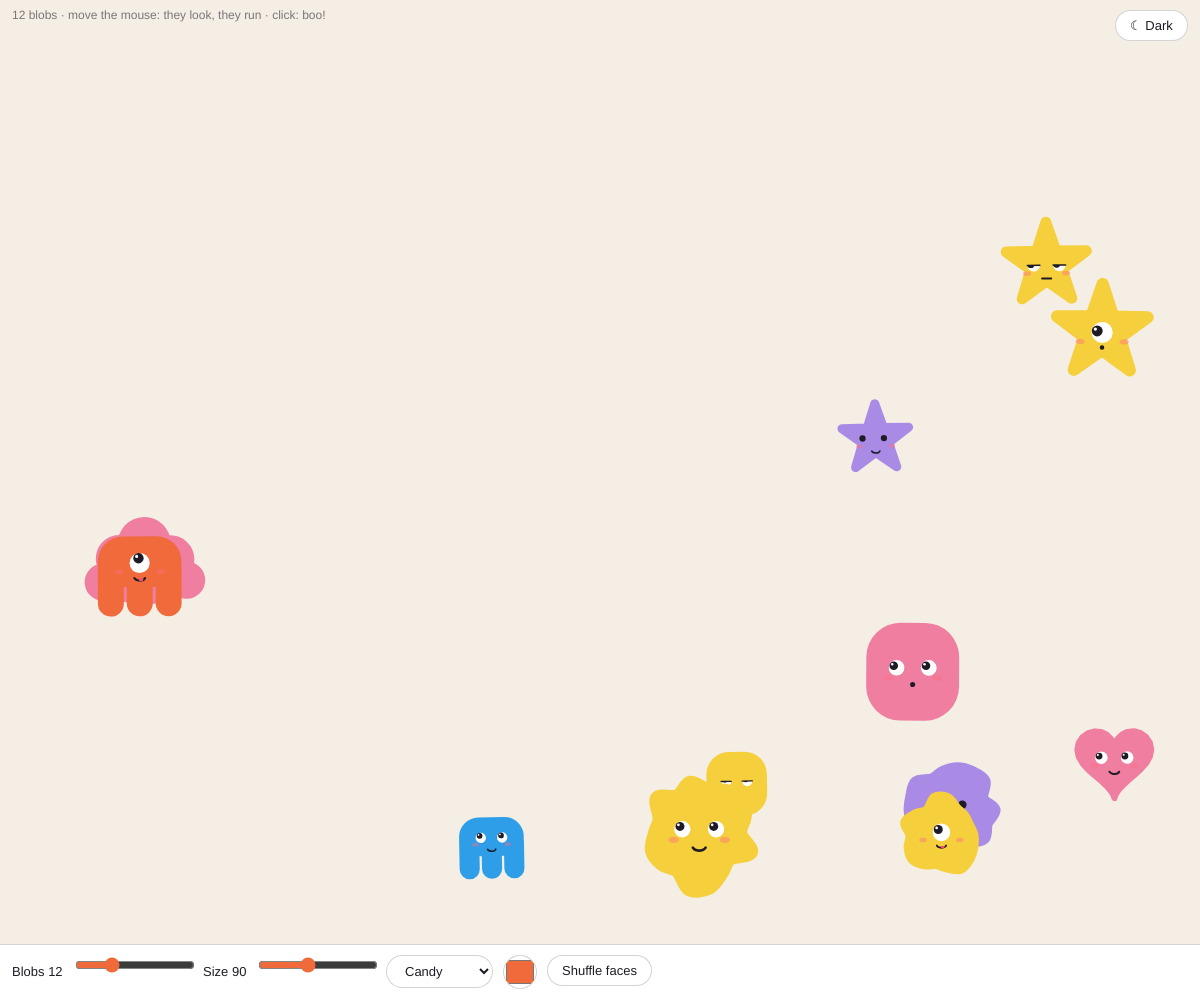
Frame 1 (no input)
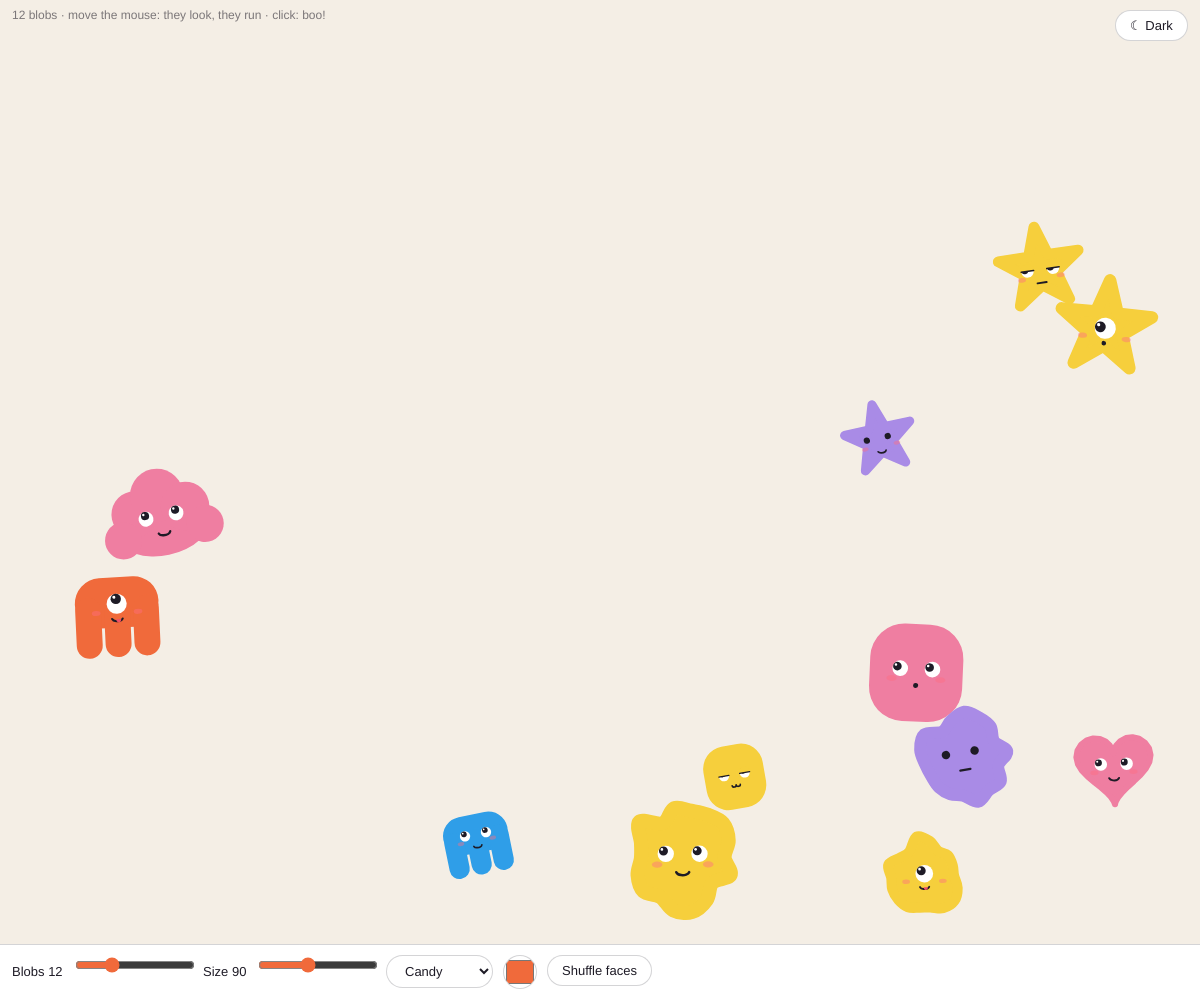
Frame 60 (no input)
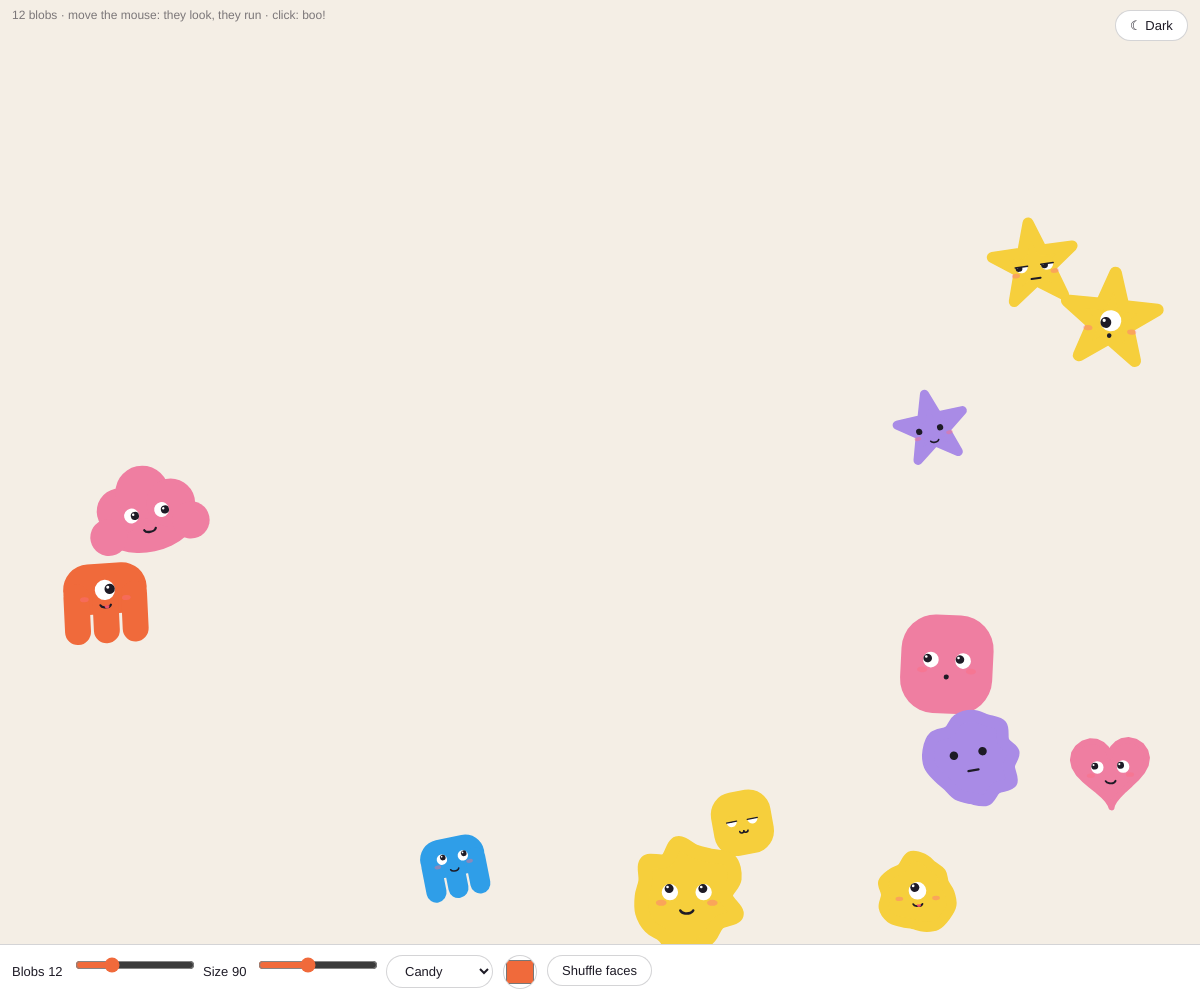
Frame 120 (the mouse pressed at the canvas centre since frame 60)

The p5.js sketch that drew these frames (run headless with seeded random() and noise() and a simulated clock; from frame 60 on, the mouse is pressed at the canvas centre):

// p5.js sketch
// ── sketch.js
// ============================================================================
//  SHY BLOBS — p5.js
//  A crowd of soft, colourful characters. Their eyes follow the mouse and they
//  always drift away from it, never taking their eyes off you.
//  Click the canvas to shout "boo!" and scatter them.
//
//  Controls (bottom bar): how many, how big, which palette or your own colour,
//  shuffle the faces, and a light / dark toggle (top-right).
//  Keys: + / - count · [ ] size · r shuffle · d light/dark · space boo
//  Plain JS on top of p5.js — no HTML, no CSS files.
// ============================================================================

const BAR_H = 56;             // bottom control bar
const FLEE_R = 240;           // blobs inside this radius of the mouse get scared

const THEMES = {
  light: { bg: "#f4eee5", ink: "#1e1b26", panel: "#ffffff", border: "#1e1b2630", text: "#1e1b26", muted: "#1e1b2690", eye: "#ffffff" },
  dark:  { bg: "#15131f", ink: "#0f0e16", panel: "#231f33", border: "#ffffff30", text: "#f4eee5", muted: "#f4eee590", eye: "#fff8ee" },
};

// palettes: the first one is picked straight from the reference picture
const PALETTES = {
  candy:  ["#f6b73c", "#a98be6", "#2f9ee8", "#2fa47d", "#f06a3b", "#ef7ea1", "#f6cf3c", "#29b0d9"],
  pastel: ["#ffcf9f", "#b9f0b0", "#9be8f5", "#a9c4ff", "#c9b9ff", "#ffb8e6", "#f6f08a"],
  neon:   ["#19e6ff", "#ff2bd6", "#b8ff2b", "#ffe12b", "#ff6a2b", "#8a5cff"],
  ocean:  ["#0e7490", "#06b6d4", "#38bdf8", "#60a5fa", "#2dd4bf", "#86efac"],
  custom: [],                 // filled from the colour picker
};

// a weighted bag of body shapes, eye styles and mouths — blobs are most common
const KINDS  = ["blob", "blob", "blob", "star", "heart", "drop", "cloud", "square", "arch"];
const EYES   = ["dots", "dots", "whites", "whites", "cyclops", "sleepy"];
const MOUTHS = ["smile", "smile", "line", "o", "tongue", "cat"];
const FACE_Y = { blob: -0.08, star: 0.02, heart: 0.02, drop: 0.22, cloud: 0.0, square: -0.08, arch: -0.32 };

let settings = { count: 12, size: 90, palette: "candy", custom: "#f06a3b", theme: "light" };
let blobs = [];
let barH = BAR_H;
let mouseSeen = false;        // the mouse has entered the window at least once

// DOM
let ui = [];
let countLabel, countSlider, sizeLabel, sizeSlider, paletteSel, colorPick, shuffleBtn, themeBtn;

// ---------------------------------------------------------------------------
//  p5 LIFECYCLE
// ---------------------------------------------------------------------------
function setup() {
  const cnv = createCanvas(windowWidth, windowHeight);
  cnv.style("display", "block");
  document.body.style.margin = "0";
  document.body.style.padding = "0";
  document.body.style.overflow = "hidden";
  PALETTES.custom = customVariants(settings.custom);
  buildUI();
  applyTheme();                      // setCount() inside buildUI already made the blobs
  frameRate(60);
}

function windowResized() {
  resizeCanvas(windowWidth, windowHeight);
  layoutUI();
}

function draw() {
  const T = THEMES[settings.theme];
  background(T.bg);

  const target = currentTarget();
  for (const b of blobs) { updateBlob(b, target); }

  // draw the lower ones last so overlaps look right
  const order = blobs.slice().sort((a, c) => a.y - c.y);
  for (const b of order) { drawBlob(b, target); }

  // control bar ground + hint
  noStroke(); fill(T.panel);
  rect(0, height - barH, width, barH);
  stroke(T.border); line(0, height - barH + 0.5, width, height - barH + 0.5);
  noStroke(); fill(T.muted); textFont("sans-serif"); textSize(12); textAlign(LEFT, CENTER);
  text(`${blobs.length} blobs · move the mouse: they look, they run · click: boo!`, 12, 16);
}

// ---------------------------------------------------------------------------
//  INPUT
// ---------------------------------------------------------------------------
function onCanvas(e) { return !e || !e.target || e.target.tagName === "CANVAS"; }
function mouseMoved() { mouseSeen = true; }
function mouseDragged() { mouseSeen = true; }
function mousePressed(e) { if (onCanvas(e) && mouseY < height - barH) boo(mouseX, mouseY); }

function keyPressed(e) {
  if (key === " ") { if (e) e.preventDefault(); boo(mouseX, mouseY); }
  else if (key === "+" || key === "=") setCount(settings.count + 1);
  else if (key === "-") setCount(settings.count - 1);
  else if (key === "]") setSize(settings.size + 10);
  else if (key === "[") setSize(settings.size - 10);
  else if (key === "r") shuffleFaces();
  else if (key === "d") toggleTheme();
}

// where the blobs look: the mouse, or a slow wandering point before it arrives
function currentTarget() {
  const inside = mouseSeen && mouseX >= 0 && mouseX <= width && mouseY >= 0 && mouseY <= height - barH;
  if (inside) return { x: mouseX, y: mouseY, real: true };
  const t = frameCount * 0.002;
  return { x: width * (0.2 + 0.6 * noise(t, 3)), y: (height - barH) * (0.2 + 0.6 * noise(t, 7)), real: false };
}

// a sudden fright: everything near the point jumps away
function boo(x, y) {
  for (const b of blobs) {
    const dx = b.x - x, dy = b.y - y;
    const d = max(1, sqrt(dx * dx + dy * dy));
    const k = constrain(1 - d / (FLEE_R * 2), 0, 1);
    b.vx += dx / d * k * 18;
    b.vy += dy / d * k * 18;
    b.fear = max(b.fear, k);
  }
}

// ---------------------------------------------------------------------------
//  BLOBS
// ---------------------------------------------------------------------------
function makeBlob(x, y) {
  const n = 18, pts = [];
  for (let i = 0; i < n; i++) { pts.push(random(0.78, 1.08)); }
  return {
    x: x === undefined ? random(80, width - 80) : x,
    y: y === undefined ? random(80, height - barH - 80) : y,
    vx: 0, vy: 0,
    kind: random(KINDS), eyes: random(EYES), mouth: random(MOUTHS),
    blush: random() < 0.7,
    ci: floor(random(1000)),              // colour index into the palette
    k: random(0.7, 1.3),                  // individual size factor
    pts,                                  // blob outline radii
    seed: random(1000),
    baseRot: random(-0.25, 0.25), rot: 0,
    heading: 0, stretch: 0, fear: 0, bob: 0,
    blink: random(100, 400),              // frames until the next blink
  };
}

function blobColor(b) {
  const pal = PALETTES[settings.palette];
  return pal[b.ci % pal.length];
}

function updateBlob(b, target) {
  b.r = settings.size * b.k * 0.5;
  let ax = 0, ay = 0;

  // 1. fear: push away from the mouse, harder the closer it is
  const dx = b.x - target.x, dy = b.y - target.y;
  const d = max(1, sqrt(dx * dx + dy * dy));
  const fear = target.real ? constrain(1 - d / FLEE_R, 0, 1) : 0;
  b.fear = lerp(b.fear, fear, 0.12);
  if (fear > 0) { const f = fear * fear * 2.4; ax += dx / d * f; ay += dy / d * f; }

  // 2. wander: a lazy noise drift so nobody ever stands perfectly still
  const t = frameCount * 0.004;
  ax += (noise(b.seed, t) - 0.5) * 0.14;
  ay += (noise(b.seed + 50, t) - 0.5) * 0.14;

  // 3. personal space: don't sit on top of each other
  for (const o of blobs) {
    if (o === b) continue;
    const ox = b.x - o.x, oy = b.y - o.y;
    const od = max(1, sqrt(ox * ox + oy * oy));
    const minD = (b.r + (o.r || b.r)) * 1.05;
    if (od < minD) { const p = (minD - od) / minD * 0.7; ax += ox / od * p; ay += oy / od * p; }
  }

  // 4. walls: soft springs that keep the body on screen
  const m = b.r * 0.9, ph = height - barH;
  if (b.x < m) ax += (m - b.x) * 0.06;
  if (b.x > width - m) ax -= (b.x - (width - m)) * 0.06;
  if (b.y < m) ay += (m - b.y) * 0.06;
  if (b.y > ph - m) ay -= (b.y - (ph - m)) * 0.06;

  b.vx = (b.vx + ax) * 0.88;
  b.vy = (b.vy + ay) * 0.88;
  const sp = sqrt(b.vx * b.vx + b.vy * b.vy);
  if (sp > 10) { b.vx *= 10 / sp; b.vy *= 10 / sp; }
  b.x += b.vx; b.y += b.vy;

  // body language: lean into the motion, stretch when fast, bob when idle
  if (sp > 0.4) b.heading = atan2(b.vy, b.vx);
  b.stretch = lerp(b.stretch, constrain(sp * 0.03, 0, 0.28), 0.2);
  b.rot = lerp(b.rot, b.baseRot + b.vx * 0.03, 0.1);
  b.bob = sin(frameCount * 0.05 + b.seed) * 2;

  // blinking
  b.blink--;
  if (b.blink < -8) b.blink = random(120, 420);
}

// ---------------------------------------------------------------------------
//  DRAWING
// ---------------------------------------------------------------------------
function drawBlob(b, target) {
  const s = b.r;
  const col = blobColor(b);
  push();
  translate(b.x + random(-1, 1) * b.fear * 2, b.y + b.bob + random(-1, 1) * b.fear * 2);
  rotate(b.rot);

  // body, squashed along the direction of travel
  push();
  rotate(b.heading); scale(1 + b.stretch, 1 - b.stretch); rotate(-b.heading);
  fill(col); stroke(col); strokeJoin(ROUND); strokeCap(ROUND);
  drawBody(b, s);
  pop();

  // the face is drawn in the un-stretched frame, but rotated so it keeps
  // looking at the target in world space
  const lx = target.x - b.x, ly = target.y - b.y;
  const look = { x: lx * cos(-b.rot) - ly * sin(-b.rot), y: lx * sin(-b.rot) + ly * cos(-b.rot) };
  drawFace(b, s, col, look);
  pop();
}

function drawBody(b, s) {
  strokeWeight(s * 0.28);                          // thick stroke = soft, rounded corners
  if (b.kind === "blob") {
    const n = b.pts.length;
    const hasSpline = typeof splineVertex === "function";   // p5 2.x renamed curveVertex
    beginShape();
    for (let i = 0; i < (hasSpline ? n : n + 3); i++) {     // 1.x needs 3 wrapped control points
      const j = i % n;
      const a = j / n * TWO_PI;
      const rr = s * b.pts[j] * (1 + 0.04 * sin(frameCount * 0.04 + j * 1.7 + b.seed));
      if (hasSpline) splineVertex(cos(a) * rr, sin(a) * rr);
      else curveVertex(cos(a) * rr, sin(a) * rr);
    }
    if (hasSpline) endShape(CLOSE); else endShape();
  } else if (b.kind === "star") {
    beginShape();
    for (let k = 0; k < 10; k++) {
      const rr = k % 2 ? s * 0.42 : s * 1.08;
      const a = -HALF_PI + k * PI / 5;
      vertex(cos(a) * rr, sin(a) * rr);
    }
    endShape(CLOSE);
  } else if (b.kind === "heart") {
    strokeWeight(s * 0.16);
    beginShape();
    for (let i = 0; i < 40; i++) {
      const a = i / 40 * TWO_PI;
      const hx = 16 * pow(sin(a), 3);
      const hy = -(13 * cos(a) - 5 * cos(2 * a) - 2 * cos(3 * a) - cos(4 * a));
      vertex(hx * s / 17, hy * s / 17 + s * 0.05);
    }
    endShape(CLOSE);
  } else if (b.kind === "drop") {
    // an egg / pear: wide and round below, narrowing to a soft tip above
    // (plain vertices: bezierVertex has a different signature in p5 1.x and 2.x)
    strokeWeight(s * 0.3);
    beginShape();
    for (let i = 0; i < 48; i++) {
      const a = i / 48 * TWO_PI;
      const up = (1 - sin(a)) / 2;                     // 1 at the top, 0 at the bottom
      const w = s * 0.85 * (1 - 0.55 * up * up);        // narrower towards the tip
      vertex(cos(a) * w, sin(a) * s * 0.9 - s * 0.05);
    }
    endShape(CLOSE);
  } else if (b.kind === "cloud") {
    noStroke();
    ellipse(0, s * 0.25, s * 2.0, s * 1.2);
    circle(-s * 0.55, -s * 0.15, s * 1.0);
    circle(0, -s * 0.45, s * 1.15);
    circle(s * 0.55, -s * 0.1, s * 1.05);
    circle(-s * 0.9, s * 0.35, s * 0.8);
    circle(s * 0.9, s * 0.35, s * 0.8);
  } else if (b.kind === "square") {
    noStroke();
    rect(-s * 0.95, -s, s * 1.9, s * 2, s * 0.7);
  } else if (b.kind === "arch") {
    noStroke();
    rect(-s, -s * 0.95, s * 2, s * 1.2, s * 0.6);  // the dome
    rect(-s, -s * 0.5, s * 0.62, s * 1.45, s * 0.31);
    rect(-s * 0.31, -s * 0.5, s * 0.62, s * 1.45, s * 0.31);
    rect(s * 0.38, -s * 0.5, s * 0.62, s * 1.45, s * 0.31);
  }
}

function drawFace(b, s, col, look) {
  const T = THEMES[settings.theme];
  const fy = s * FACE_Y[b.kind];
  const fear = b.fear;
  const er = s * (0.16 + fear * 0.07);          // eyes open wide when scared
  const pr = er * (0.55 - fear * 0.15);
  const blinking = b.blink < 0;

  // pupil offset: towards the target, never leaving the eye
  const ld = max(1, sqrt(look.x * look.x + look.y * look.y));
  const reach = min(1, ld / 260);
  const ox = look.x / ld * reach, oy = look.y / ld * reach;

  noStroke();
  const eyeList = b.eyes === "cyclops" ? [[0, fy, er * 1.5, pr * 1.4]] : [[-s * 0.33, fy, er, pr], [s * 0.33, fy, er, pr]];
  for (const [ex, ey, rr, pp] of eyeList) {
    if (blinking) {
      stroke(T.ink); strokeWeight(s * 0.05); noFill();
      line(ex - rr * 0.8, ey, ex + rr * 0.8, ey);
      noStroke();
      continue;
    }
    if (b.eyes === "dots") {
      fill(T.ink);
      circle(ex + ox * rr * 0.5, ey + oy * rr * 0.5, pp * 2.2);
    } else {
      fill(T.eye); circle(ex, ey, rr * 2);
      fill(T.ink); circle(ex + ox * (rr - pp), ey + oy * (rr - pp), pp * 2);
      fill(T.eye); circle(ex + ox * (rr - pp) - pp * 0.35, ey + oy * (rr - pp) - pp * 0.35, pp * 0.6);
      if (b.eyes === "sleepy" && fear < 0.5) {
        fill(col); arc(ex, ey, rr * 2 + 2, rr * 2 + 2, PI, TWO_PI);      // heavy lid
        stroke(T.ink); strokeWeight(s * 0.04); noFill();
        line(ex - rr, ey, ex + rr, ey);
        noStroke();
      }
    }
  }

  // blush
  if (b.blush) {
    fill(255, 110, 130, 110);
    ellipse(-s * 0.5, fy + er * 1.3, er * 1.3, er * 0.75);
    ellipse(s * 0.5, fy + er * 1.3, er * 1.3, er * 0.75);
  }

  // mouth
  const my = fy + s * 0.34, mw = s * 0.26;
  stroke(T.ink); strokeWeight(s * 0.05); strokeCap(ROUND); noFill();
  if (fear > 0.45) {                                              // scared: a round "oh!"
    noStroke(); fill(T.ink);
    ellipse(0, my + mw * 0.1, mw * 0.55, mw * (0.4 + fear * 0.6));
  } else if (b.mouth === "smile") {
    arc(0, my, mw, mw * 0.6, 0.15, PI - 0.15);
  } else if (b.mouth === "line") {
    line(-mw * 0.45, my, mw * 0.45, my);
  } else if (b.mouth === "o") {
    noStroke(); fill(T.ink); circle(0, my, mw * 0.4);
  } else if (b.mouth === "tongue") {
    arc(0, my, mw, mw * 0.6, 0.15, PI - 0.15);
    noStroke(); fill("#f0506a");
    arc(mw * 0.12, my + mw * 0.12, mw * 0.45, mw * 0.55, 0, PI);
  } else if (b.mouth === "cat") {
    arc(-mw * 0.25, my, mw * 0.5, mw * 0.4, 0, PI);
    arc(mw * 0.25, my, mw * 0.5, mw * 0.4, 0, PI);
  }
  noStroke();
}

// ---------------------------------------------------------------------------
//  SETTINGS
// ---------------------------------------------------------------------------
function setCount(n) {
  settings.count = constrain(n, 1, 40);
  while (blobs.length < settings.count) { blobs.push(makeBlob()); }
  while (blobs.length > settings.count) { blobs.pop(); }
  countSlider.value(settings.count);
  countLabel.html(`Blobs ${settings.count}`);
}

function setSize(v) {
  settings.size = constrain(v, 30, 180);
  sizeSlider.value(settings.size);
  sizeLabel.html(`Size ${settings.size}`);
}

function setPalette(name) {
  settings.palette = name;
  paletteSel.selected(name);
}

function shuffleFaces() {
  blobs = blobs.map(b => makeBlob(b.x, b.y));
}

// five friendly variations of one picked colour: hue neighbours + a pale one
function customVariants(hex) {
  push();
  colorMode(HSB, 360, 100, 100);
  const c = color(hex);
  const h = hue(c), s = saturation(c), v = brightness(c);
  const out = [];
  const defs = [[0, 0, 0], [25, 0, 0], [-25, 0, 0], [0, -35, 10], [50, 0, -10], [-50, -10, 0]];
  for (const [dh, ds, dv] of defs) {
    const cc = color((h + dh + 360) % 360, constrain(s + ds, 15, 100), constrain(v + dv, 35, 100));
    out.push(`rgb(${round(red(cc))},${round(green(cc))},${round(blue(cc))})`);
  }
  pop();
  return out;
}

function toggleTheme() {
  settings.theme = settings.theme === "light" ? "dark" : "light";
  applyTheme();
}

// ---------------------------------------------------------------------------
//  UI
// ---------------------------------------------------------------------------
function buildUI() {
  countLabel = createSpan("");
  countSlider = createSlider(1, 40, settings.count, 1);
  countSlider.input(() => setCount(Number(countSlider.value())));

  sizeLabel = createSpan("");
  sizeSlider = createSlider(30, 180, settings.size, 1);
  sizeSlider.input(() => setSize(Number(sizeSlider.value())));

  paletteSel = createSelect();
  paletteSel.option("Candy", "candy");
  paletteSel.option("Pastel", "pastel");
  paletteSel.option("Neon", "neon");
  paletteSel.option("Ocean", "ocean");
  paletteSel.option("My colour", "custom");
  paletteSel.changed(() => setPalette(paletteSel.value()));

  colorPick = createColorPicker(settings.custom);
  colorPick.attribute("title", "pick your own colour");
  colorPick.input(() => {
    settings.custom = colorPick.value();
    PALETTES.custom = customVariants(settings.custom);
    setPalette("custom");
  });

  shuffleBtn = createButton("Shuffle faces");
  shuffleBtn.mousePressed(shuffleFaces);

  themeBtn = createButton("");
  themeBtn.mousePressed(toggleTheme);

  ui = [countLabel, countSlider, sizeLabel, sizeSlider, paletteSel, colorPick, shuffleBtn];
  setCount(settings.count);
  setSize(settings.size);
  setPalette(settings.palette);
}

function applyTheme() {
  const T = THEMES[settings.theme];
  document.body.style.background = T.bg;
  for (const el of [countLabel, sizeLabel]) {
    el.style("font-family", "sans-serif"); el.style("font-size", "13px");
    el.style("color", T.text); el.style("line-height", "34px"); el.style("white-space", "nowrap");
  }
  for (const el of [countSlider, sizeSlider]) {
    el.style("width", "120px"); el.style("accent-color", "#f06a3b"); el.style("vertical-align", "middle");
  }
  for (const el of [paletteSel, shuffleBtn, themeBtn]) {
    el.style("font-family", "sans-serif"); el.style("font-size", "13px");
    el.style("padding", "7px 14px"); el.style("border-radius", "999px"); el.style("cursor", "pointer");
    el.style("background", T.panel); el.style("color", T.text);
    el.style("border", `1px solid ${T.border}`); el.style("white-space", "nowrap");
  }
  colorPick.style("width", "34px"); colorPick.style("height", "34px");
  colorPick.style("padding", "0"); colorPick.style("border", `1px solid ${T.border}`);
  colorPick.style("border-radius", "50%"); colorPick.style("cursor", "pointer");
  colorPick.style("background", T.panel); colorPick.style("vertical-align", "middle");
  themeBtn.html(settings.theme === "light" ? "☾  Dark" : "☀  Light");
  layoutUI();
}

// controls along the bottom, wrapping to a second row on narrow windows
function layoutUI() {
  themeBtn.style("position", "absolute");
  themeBtn.position(0, 0);
  themeBtn.position(width - themeBtn.elt.offsetWidth - 12, 10);

  const rowH = 44, gap = 10;
  for (const el of ui) { el.position(0, 0); }       // absolute first, then measure
  const slots = [];
  let x = 12, row = 0;
  for (const el of ui) {
    const w = el.elt.offsetWidth;
    if (x > 12 && x + w > width - 12) { row++; x = 12; }
    slots.push([x, row]);
    x += w + gap;
  }
  barH = (row + 1) * rowH + 12;
  const y0 = height - barH + 11;
  ui.forEach((el, i) => el.position(slots[i][0], y0 + slots[i][1] * rowH));
}
